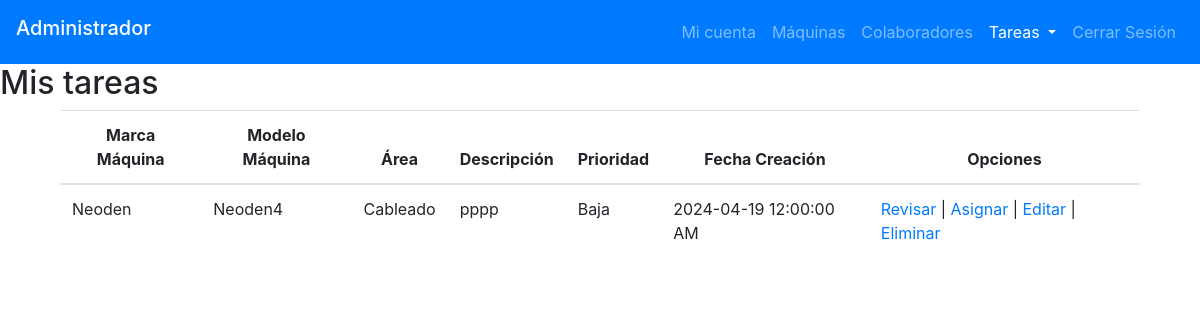
Screenshot of /page_plastInnova/admin/tasks_admin_unassigned.php (signed in) with the database file from the repository.
### tables this page shows
CREATE TABLE `machines` (
  `id` int(11) NOT NULL,
  `state` varchar(10) NOT NULL,
  `brand` varchar(30) NOT NULL,
  `model` varchar(30) NOT NULL,
  `serial_number` varchar(60) NOT NULL,
  `machine_number` int(10) NOT NULL,
  `description` varchar(60) NOT NULL,
  `technical_sheet` varchar(60) NOT NULL,
  `image_path` varchar(50) NOT NULL,
  `id_area` varchar(20) NOT NULL
);

CREATE TABLE `tasks` (
  `id` int(20) NOT NULL,
  `state` varchar(10) NOT NULL,
  `priority` varchar(10) NOT NULL,
  `id_area` varchar(20) NOT NULL,
  `id_machine` int(11) NOT NULL,
  `id_collaborator` int(11) NOT NULL,
  `creation_task` datetime NOT NULL,
  `finalization_task` datetime NOT NULL,
  `description_task` text NOT NULL,
  `job_description` text NOT NULL,
  `images_job` varchar(60) NOT NULL,
  `images_task` varchar(60) NOT NULL,
  `assigned` varchar(5) NOT NULL
);

### htdocs/page_plastInnova/admin/tasks_admin_unassigned.php (the view, shortened to what this page needs)
<?php
    include("../php/connect.php");
    $query1 = "SELECT *
    FROM tasks T
    WHERE T.state='active'
    AND T.assigned='No'
    ORDER BY FIELD(T.priority, 'high', 'medium', 'low')";
    $data1 = $conn->query($query1);
?>
<!DOCTYPE html>
<html lang="es">
<head>
    <link rel="stylesheet" href="https://cdn.jsdelivr.net/npm/bootstrap@4.5.3/dist/css/bootstrap.min.css">
</head>
<body>
    <header>
        <nav class="navbar navbar-expand-lg navbar-dark bg-primary">
                <h2 class="navbar-brand">Administrador</h2>
                <section class="collapse navbar-collapse" id="navbarNav">
                    <ul class="navbar-nav ml-auto">
                        <li class="nav-item">
                            <a class="nav-link" href="personal_page_admin.php">Mi cuenta</a>
                        </li>
                        <li class="nav-item">
                            <a class="nav-link" href="admin_areas.php">Máquinas</a>
                        </li>
                        <li class="nav-item">
                            <a class="nav-link" href="admin_collaborators.php">Colaboradores</a>
                        </li>
                        <li class="nav-item dropdown active">
                            <a class="nav-link dropdown-toggle" href="#" id="navbarDropdown" role="button" data-toggle="dropdown" aria-haspopup="true" aria-expanded="false">
                                Tareas
                            </a>
                        </li>
                        <li class="nav-item">
                            <a class="nav-link" href="../php/close_sesion.php">Cerrar Sesión</a>
                        </li>
                    </ul>
                </section>
            </nav>
    </header>
    <section id="tasks_list">
        <h2>Mis tareas</h2>
        <section class="container">
            <section class="col-sm-12 col-md-12 col-lg-12">
                <section class="table-responsive table-hover" id="tablaConsulta">
                    <table class="table">
                        <thead class="text.muted">
                            <th class="text-center">Marca Máquina</th>
                            <th class="text-center">Modelo Máquina</th>
                            <th class="text-center">Área</th>
                            <th class="text-center">Descripción</th>
                            <th class="text-center">Prioridad</th>
                            <th class="text-center">Fecha Creación</th>
                            <th class="text-center">Opciones</th>
                        </thead>
                        <tbody>
                            <tr>
                                <?php while($row1 = $data1->fetch_assoc()){
                                    $query2 = "SELECT *
                                    FROM machines M
                                    WHERE M.id = '" . $row1['id_machine'] . "'";
                                $data2 = mysqli_query($conn, $query2);
                                while($row2 = mysqli_fetch_array($data2) ){
                                ?>
                                <td><?php echo $row2['brand'];?></td>
                                <td><?php echo $row2['model'];?></td>
                                <td><?php echo $row1['id_area'];?></td>
                                <td><?php echo $row1['description_task'];?></td>
                                <td><?php echo ($row1['priority'] == 'high') ? 'Alta' : (($row1['priority'] == 'medium') ? 'Media' : 'Baja'); ?></td>
                                <td><?php echo date("Y-m-d h:i:s A", strtotime($row1['creation_task'])); ?></td>
                                <td>
                                    <a href="<?php echo "../description_job_task.php?id-task=".$row1['id']?>">Revisar</a>
                                    |
                                    <a href="<?php echo "admin_assign_task.php?id-task=".$row1['id']?>">Asignar</a>
                                    |
                                    <a href="<?php echo "admin_edit_task.php?id-task=".$row1['id']."&id-machine=".$row1['id_machine']?>">Editar</a>
                                    |
                                    <a href="<?php echo "../php/delete_task.php?id-task=".$row1['id']?>">Eliminar</a>
                                </td>
                            </tr>
                                <?php }}?>
                        </tbody>
                    </table>
                </section>
            </section>
        </section>
    </section>
</body>
</html>

### rows the page displays
tasks: id_area "Cableado", description_task "pppp", creation_task "2024-04-19 12:00:00 AM"
machines: brand "Neoden", model "Neoden4"
